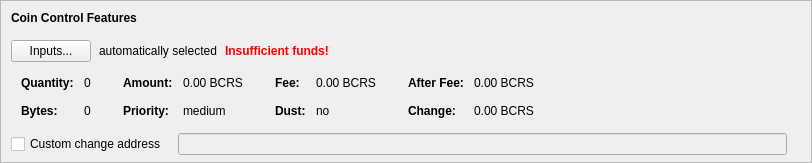
    <widget class="QFrame" name="frameCoinControl">
     <property name="sizePolicy">
      <sizepolicy hsizetype="Expanding" vsizetype="Expanding">
       <horstretch>0</horstretch>
       <verstretch>0</verstretch>
      </sizepolicy>
     </property>
     <property name="maximumSize">
      <size>
       <width>16777215</width>
       <height>16777215</height>
      </size>
     </property>
     <property name="frameShape">
      <enum>QFrame::StyledPanel</enum>
     </property>
     <property name="frameShadow">
      <enum>QFrame::Sunken</enum>
     </property>
     <layout class="QVBoxLayout" name="verticalLayoutCoinControl2">
      <property name="spacing">
       <number>0</number>
      </property>
      <property name="leftMargin">
       <number>0</number>
      </property>
      <property name="topMargin">
       <number>0</number>
      </property>
      <property name="rightMargin">
       <number>0</number>
      </property>
      <property name="bottomMargin">
       <number>6</number>
      </property>
      <item>
       <layout class="QVBoxLayout" name="verticalLayoutCoinControl" stretch="0,0,0,0,1">
        <property name="spacing">
         <number>0</number>
        </property>
        <property name="leftMargin">
         <number>10</number>
        </property>
        <property name="topMargin">
         <number>10</number>
        </property>
        <item>
         <layout class="QHBoxLayout" name="horizontalLayoutCoinControl1">
          <property name="bottomMargin">
           <number>15</number>
          </property>
          <item>
           <widget class="QLabel" name="labelCoinControlFeatures">
            <property name="sizePolicy">
             <sizepolicy hsizetype="Preferred" vsizetype="Maximum">
              <horstretch>0</horstretch>
              <verstretch>0</verstretch>
             </sizepolicy>
            </property>
            <property name="font">
             <font>
              <weight>75</weight>
              <bold>true</bold>
             </font>
            </property>
            <property name="styleSheet">
             <string notr="true">font-weight:bold;</string>
            </property>
            <property name="text">
             <string>Coin Control Features</string>
            </property>
           </widget>
          </item>
         </layout>
        </item>
        <item>
         <layout class="QHBoxLayout" name="horizontalLayoutCoinControl2" stretch="0,0,0,0">
          <property name="spacing">
           <number>8</number>
          </property>
          <property name="bottomMargin">
           <number>10</number>
          </property>
          <item>
           <widget class="QPushButton" name="pushButtonCoinControl">
            <property name="styleSheet">
             <string notr="true"/>
            </property>
            <property name="text">
             <string>Inputs...</string>
            </property>
            <property name="autoDefault">
             <bool>false</bool>
            </property>
           </widget>
          </item>
          <item>
           <widget class="QLabel" name="labelCoinControlAutomaticallySelected">
            <property name="text">
             <string>automatically selected</string>
            </property>
            <property name="margin">
             <number>5</number>
            </property>
           </widget>
          </item>
          <item>
           <widget class="QLabel" name="labelCoinControlInsuffFunds">
            <property name="font">
             <font>
              <weight>75</weight>
              <bold>true</bold>
             </font>
            </property>
            <property name="styleSheet">
             <string notr="true">color:red;font-weight:bold;</string>
            </property>
            <property name="text">
             <string>Insufficient funds!</string>
            </property>
            <property name="margin">
             <number>5</number>
            </property>
           </widget>
          </item>
          <item>
           <spacer name="horizontalSpacerCoinControl">
            <property name="orientation">
             <enum>Qt::Horizontal</enum>
            </property>
            <property name="sizeHint" stdset="0">
             <size>
              <width>40</width>
              <height>1</height>
             </size>
            </property>
           </spacer>
          </item>
         </layout>
        </item>
        <item>
         <widget class="QWidget" name="widgetCoinControl" native="true">
          <property name="sizePolicy">
           <sizepolicy hsizetype="Preferred" vsizetype="Preferred">
            <horstretch>0</horstretch>
            <verstretch>0</verstretch>
           </sizepolicy>
          </property>
          <property name="minimumSize">
           <size>
            <width>0</width>
            <height>0</height>
           </size>
          </property>
          <property name="styleSheet">
           <string notr="true"/>
          </property>
          <layout class="QHBoxLayout" name="horizontalLayoutCoinControl5">
           <property name="leftMargin">
            <number>0</number>
           </property>
           <property name="topMargin">
            <number>0</number>
           </property>
           <property name="rightMargin">
            <number>0</number>
           </property>
           <property name="bottomMargin">
            <number>0</number>
           </property>
           <item>
            <layout class="QHBoxLayout" name="horizontalLayoutCoinControl3" stretch="0,0,0,1">
             <property name="spacing">
              <number>20</number>
             </property>
             <property name="topMargin">
              <number>0</number>
             </property>
             <property name="bottomMargin">
              <number>10</number>
             </property>
             <item>
              <layout class="QFormLayout" name="formLayoutCoinControl1">
               <property name="horizontalSpacing">
                <number>10</number>
               </property>
               <property name="verticalSpacing">
                <number>14</number>
               </property>
               <property name="leftMargin">
                <number>10</number>
               </property>
               <property name="topMargin">
                <number>4</number>
               </property>
               <property name="rightMargin">
                <number>6</number>
               </property>
               <item row="0" column="0">
                <widget class="QLabel" name="labelCoinControlQuantityText">
                 <property name="font">
                  <font>
                   <weight>75</weight>
                   <bold>true</bold>
                  </font>
                 </property>
                 <property name="text">
                  <string>Quantity:</string>
                 </property>
                 <property name="margin">
                  <number>0</number>
                 </property>
                </widget>
               </item>
               <item row="0" column="1">
                <widget class="QLabel" name="labelCoinControlQuantity">
                 <property name="cursor">
                  <cursorShape>IBeamCursor</cursorShape>
                 </property>
                 <property name="contextMenuPolicy">
                  <enum>Qt::ActionsContextMenu</enum>
                 </property>
                 <property name="text">
                  <string notr="true">0</string>
                 </property>
                 <property name="margin">
                  <number>0</number>
                 </property>
                 <property name="textInteractionFlags">
                  <set>Qt::LinksAccessibleByMouse|Qt::TextSelectableByKeyboard|Qt::TextSelectableByMouse</set>
                 </property>
                </widget>
               </item>
               <item row="1" column="0">
                <widget class="QLabel" name="labelCoinControlBytesText">
                 <property name="font">
                  <font>
                   <weight>75</weight>
                   <bold>true</bold>
                  </font>
                 </property>
                 <property name="text">
                  <string>Bytes:</string>
                 </property>
                </widget>
               </item>
               <item row="1" column="1">
                <widget class="QLabel" name="labelCoinControlBytes">
                 <property name="cursor">
                  <cursorShape>IBeamCursor</cursorShape>
                 </property>
                 <property name="contextMenuPolicy">
                  <enum>Qt::ActionsContextMenu</enum>
                 </property>
                 <property name="text">
                  <string notr="true">0</string>
                 </property>
                 <property name="textInteractionFlags">
                  <set>Qt::LinksAccessibleByMouse|Qt::TextSelectableByKeyboard|Qt::TextSelectableByMouse</set>
                 </property>
                </widget>
               </item>
              </layout>
             </item>
             <item>
              <layout class="QFormLayout" name="formLayoutCoinControl2">
               <property name="horizontalSpacing">
                <number>10</number>
               </property>
               <property name="verticalSpacing">
                <number>14</number>
               </property>
               <property name="leftMargin">
                <number>6</number>
               </property>
               <property name="topMargin">
                <number>4</number>
               </property>
               <property name="rightMargin">
                <number>6</number>
               </property>
               <item row="0" column="0">
                <widget class="QLabel" name="labelCoinControlAmountText">
                 <property name="font">
                  <font>
                   <weight>75</weight>
                   <bold>true</bold>
                  </font>
                 </property>
                 <property name="text">
                  <string>Amount:</string>
                 </property>
                 <property name="margin">
                  <number>0</number>
                 </property>
                </widget>
               </item>
               <item row="0" column="1">
                <widget class="QLabel" name="labelCoinControlAmount">
                 <property name="cursor">
                  <cursorShape>IBeamCursor</cursorShape>
                 </property>
                 <property name="contextMenuPolicy">
                  <enum>Qt::ActionsContextMenu</enum>
                 </property>
                 <property name="text">
                  <string notr="true">0.00 BCRS</string>
                 </property>
                 <property name="textInteractionFlags">
                  <set>Qt::LinksAccessibleByMouse|Qt::TextSelectableByKeyboard|Qt::TextSelectableByMouse</set>
                 </property>
                </widget>
               </item>
               <item row="1" column="0">
                <widget class="QLabel" name="labelCoinControlPriorityText">
                 <property name="font">
                  <font>
                   <weight>75</weight>
                   <bold>true</bold>
                  </font>
                 </property>
                 <property name="text">
                  <string>Priority:</string>
                 </property>
                </widget>
               </item>
               <item row="1" column="1">
                <widget class="QLabel" name="labelCoinControlPriority">
                 <property name="cursor">
                  <cursorShape>IBeamCursor</cursorShape>
                 </property>
                 <property name="contextMenuPolicy">
                  <enum>Qt::ActionsContextMenu</enum>
                 </property>
                 <property name="text">
                  <string>medium</string>
                 </property>
                 <property name="textInteractionFlags">
                  <set>Qt::LinksAccessibleByMouse|Qt::TextSelectableByKeyboard|Qt::TextSelectableByMouse</set>
                 </property>
                </widget>
               </item>
              </layout>
             </item>
             <item>
              <layout class="QFormLayout" name="formLayoutCoinControl3">
               <property name="horizontalSpacing">
                <number>10</number>
               </property>
               <property name="verticalSpacing">
                <number>14</number>
               </property>
               <property name="leftMargin">
                <number>6</number>
               </property>
               <property name="topMargin">
                <number>4</number>
               </property>
               <property name="rightMargin">
                <number>6</number>
               </property>
               <item row="0" column="0">
                <widget class="QLabel" name="labelCoinControlFeeText">
                 <property name="font">
                  <font>
                   <weight>75</weight>
                   <bold>true</bold>
                  </font>
                 </property>
                 <property name="text">
                  <string>Fee:</string>
                 </property>
                 <property name="margin">
                  <number>0</number>
                 </property>
                </widget>
               </item>
               <item row="0" column="1">
                <widget class="QLabel" name="labelCoinControlFee">
                 <property name="cursor">
                  <cursorShape>IBeamCursor</cursorShape>
                 </property>
                 <property name="contextMenuPolicy">
                  <enum>Qt::ActionsContextMenu</enum>
                 </property>
                 <property name="text">
                  <string notr="true">0.00 BCRS</string>
                 </property>
                 <property name="textInteractionFlags">
                  <set>Qt::LinksAccessibleByMouse|Qt::TextSelectableByKeyboard|Qt::TextSelectableByMouse</set>
                 </property>
                </widget>
               </item>
               <item row="1" column="0">
                <widget class="QLabel" name="labelCoinControlLowOutputText">
                 <property name="font">
                  <font>
                   <weight>75</weight>
                   <bold>true</bold>
                  </font>
                 </property>
                 <property name="text">
                  <string>Dust:</string>
                 </property>
                </widget>
               </item>
               <item row="1" column="1">
                <widget class="QLabel" name="labelCoinControlLowOutput">
                 <property name="cursor">
                  <cursorShape>IBeamCursor</cursorShape>
                 </property>
                 <property name="contextMenuPolicy">
                  <enum>Qt::ActionsContextMenu</enum>
                 </property>
                 <property name="text">
                  <string>no</string>
                 </property>
                 <property name="textInteractionFlags">
                  <set>Qt::LinksAccessibleByMouse|Qt::TextSelectableByKeyboard|Qt::TextSelectableByMouse</set>
                 </property>
                </widget>
               </item>
              </layout>
             </item>
             <item>
              <layout class="QFormLayout" name="formLayoutCoinControl4">
               <property name="horizontalSpacing">
                <number>10</number>
               </property>
               <property name="verticalSpacing">
                <number>14</number>
               </property>
               <property name="leftMargin">
                <number>6</number>
               </property>
               <property name="topMargin">
                <number>4</number>
               </property>
               <property name="rightMargin">
                <number>6</number>
               </property>
               <item row="0" column="0">
                <widget class="QLabel" name="labelCoinControlAfterFeeText">
                 <property name="font">
                  <font>
                   <weight>75</weight>
                   <bold>true</bold>
                  </font>
                 </property>
                 <property name="text">
                  <string>After Fee:</string>
                 </property>
                 <property name="margin">
                  <number>0</number>
                 </property>
                </widget>
               </item>
               <item row="0" column="1">
                <widget class="QLabel" name="labelCoinControlAfterFee">
                 <property name="cursor">
                  <cursorShape>IBeamCursor</cursorShape>
                 </property>
                 <property name="contextMenuPolicy">
                  <enum>Qt::ActionsContextMenu</enum>
                 </property>
                 <property name="text">
                  <string notr="true">0.00 BCRS</string>
                 </property>
                 <property name="textInteractionFlags">
                  <set>Qt::LinksAccessibleByMouse|Qt::TextSelectableByKeyboard|Qt::TextSelectableByMouse</set>
                 </property>
                </widget>
               </item>
               <item row="1" column="0">
                <widget class="QLabel" name="labelCoinControlChangeText">
                 <property name="font">
                  <font>
                   <weight>75</weight>
                   <bold>true</bold>
                  </font>
                 </property>
                 <property name="text">
                  <string>Change:</string>
                 </property>
                </widget>
               </item>
               <item row="1" column="1">
                <widget class="QLabel" name="labelCoinControlChange">
                 <property name="cursor">
                  <cursorShape>IBeamCursor</cursorShape>
                 </property>
                 <property name="contextMenuPolicy">
                  <enum>Qt::ActionsContextMenu</enum>
                 </property>
                 <property name="text">
                  <string notr="true">0.00 BCRS</string>
                 </property>
                 <property name="textInteractionFlags">
                  <set>Qt::LinksAccessibleByMouse|Qt::TextSelectableByKeyboard|Qt::TextSelectableByMouse</set>
                 </property>
                </widget>
               </item>
              </layout>
             </item>
            </layout>
           </item>
          </layout>
         </widget>
        </item>
        <item>
         <layout class="QHBoxLayout" name="horizontalLayoutCoinControl4" stretch="0,0,0">
          <property name="spacing">
           <number>12</number>
          </property>
          <property name="sizeConstraint">
           <enum>QLayout::SetDefaultConstraint</enum>
          </property>
          <property name="topMargin">
           <number>5</number>
          </property>
          <property name="rightMargin">
           <number>5</number>
          </property>
          <item>
           <widget class="QCheckBox" name="checkBoxCoinControlChange">
            <property name="palette">
             <palette>
              <active>
               <colorrole role="WindowText">
                <brush brushstyle="SolidPattern">
                 <color alpha="255">
                  <red>0</red>
                  <green>0</green>
                  <blue>0</blue>
                 </color>
                </brush>
               </colorrole>
               <colorrole role="Button">
                <brush brushstyle="SolidPattern">
                 <color alpha="255">
                  <red>255</red>
                  <green>255</green>
                  <blue>255</blue>
                 </color>
                </brush>
               </colorrole>
               <colorrole role="Light">
                <brush brushstyle="SolidPattern">
                 <color alpha="255">
                  <red>255</red>
                  <green>255</green>
                  <blue>255</blue>
                 </color>
                </brush>
               </colorrole>
               <colorrole role="Midlight">
                <brush brushstyle="SolidPattern">
                 <color alpha="255">
                  <red>255</red>
                  <green>255</green>
                  <blue>255</blue>
                 </color>
                </brush>
               </colorrole>
               <colorrole role="Dark">
                <brush brushstyle="SolidPattern">
                 <color alpha="255">
                  <red>127</red>
                  <green>127</green>
                  <blue>127</blue>
                 </color>
                </brush>
               </colorrole>
               <colorrole role="Mid">
                <brush brushstyle="SolidPattern">
                 <color alpha="255">
                  <red>170</red>
                  <green>170</green>
                  <blue>170</blue>
                 </color>
                </brush>
               </colorrole>
               <colorrole role="Text">
                <brush brushstyle="SolidPattern">
                 <color alpha="255">
                  <red>0</red>
                  <green>0</green>
                  <blue>0</blue>
                 </color>
                </brush>
               </colorrole>
               <colorrole role="BrightText">
                <brush brushstyle="SolidPattern">
                 <color alpha="255">
                  <red>255</red>
                  <green>255</green>
                  <blue>255</blue>
                 </color>
                </brush>
               </colorrole>
               <colorrole role="ButtonText">
                <brush brushstyle="SolidPattern">
                 <color alpha="255">
                  <red>0</red>
                  <green>0</green>
                  <blue>0</blue>
                 </color>
                </brush>
               </colorrole>
               <colorrole role="Base">
                <brush brushstyle="SolidPattern">
                 <color alpha="255">
                  <red>255</red>
                  <green>255</green>
                  <blue>255</blue>
                 </color>
                </brush>
               </colorrole>
               <colorrole role="Window">
                <brush brushstyle="SolidPattern">
                 <color alpha="255">
                  <red>255</red>
                  <green>255</green>
                  <blue>255</blue>
                 </color>
                </brush>
               </colorrole>
               <colorrole role="Shadow">
                <brush brushstyle="SolidPattern">
                 <color alpha="255">
                  <red>0</red>
                  <green>0</green>
                  <blue>0</blue>
                 </color>
                </brush>
               </colorrole>
               <colorrole role="AlternateBase">
                <brush brushstyle="SolidPattern">
                 <color alpha="255">
                  <red>255</red>
                  <green>255</green>
                  <blue>255</blue>
                 </color>
                </brush>
               </colorrole>
               <colorrole role="ToolTipBase">
                <brush brushstyle="SolidPattern">
                 <color alpha="255">
                  <red>255</red>
                  <green>255</green>
                  <blue>220</blue>
                 </color>
                </brush>
               </colorrole>
               <colorrole role="ToolTipText">
                <brush brushstyle="SolidPattern">
                 <color alpha="255">
                  <red>0</red>
                  <green>0</green>
                  <blue>0</blue>
                 </color>
                </brush>
               </colorrole>
              </active>
              <inactive>
               <colorrole role="WindowText">
                <brush brushstyle="SolidPattern">
                 <color alpha="255">
                  <red>0</red>
                  <green>0</green>
                  <blue>0</blue>
                 </color>
                </brush>
               </colorrole>
               <colorrole role="Button">
                <brush brushstyle="SolidPattern">
                 <color alpha="255">
                  <red>255</red>
                  <green>255</green>
                  <blue>255</blue>
                 </color>
                </brush>
               </colorrole>
               <colorrole role="Light">
                <brush brushstyle="SolidPattern">
                 <color alpha="255">
                  <red>255</red>
                  <green>255</green>
                  <blue>255</blue>
                 </color>
                </brush>
               </colorrole>
               <colorrole role="Midlight">
                <brush brushstyle="SolidPattern">
                 <color alpha="255">
                  <red>255</red>
                  <green>255</green>
                  <blue>255</blue>
                 </color>
                </brush>
               </colorrole>
               <colorrole role="Dark">
                <brush brushstyle="SolidPattern">
                 <color alpha="255">
                  <red>127</red>
                  <green>127</green>
                  <blue>127</blue>
                 </color>
                </brush>
               </colorrole>
               <colorrole role="Mid">
                <brush brushstyle="SolidPattern">
                 <color alpha="255">
                  <red>170</red>
                  <green>170</green>
                  <blue>170</blue>
                 </color>
                </brush>
               </colorrole>
               <colorrole role="Text">
                <brush brushstyle="SolidPattern">
                 <color alpha="255">
                  <red>0</red>
                  <green>0</green>
                  <blue>0</blue>
                 </color>
                </brush>
               </colorrole>
               <colorrole role="BrightText">
                <brush brushstyle="SolidPattern">
                 <color alpha="255">
                  <red>255</red>
                  <green>255</green>
                  <blue>255</blue>
                 </color>
                </brush>
               </colorrole>
               <colorrole role="ButtonText">
                <brush brushstyle="SolidPattern">
                 <color alpha="255">
                  <red>0</red>
                  <green>0</green>
                  <blue>0</blue>
                 </color>
                </brush>
               </colorrole>
               <colorrole role="Base">
                <brush brushstyle="SolidPattern">
                 <color alpha="255">
                  <red>255</red>
                  <green>255</green>
                  <blue>255</blue>
                 </color>
                </brush>
               </colorrole>
               <colorrole role="Window">
                <brush brushstyle="SolidPattern">
                 <color alpha="255">
                  <red>255</red>
                  <green>255</green>
                  <blue>255</blue>
                 </color>
                </brush>
               </colorrole>
               <colorrole role="Shadow">
                <brush brushstyle="SolidPattern">
                 <color alpha="255">
                  <red>0</red>
                  <green>0</green>
                  <blue>0</blue>
                 </color>
                </brush>
               </colorrole>
               <colorrole role="AlternateBase">
                <brush brushstyle="SolidPattern">
                 <color alpha="255">
                  <red>255</red>
                  <green>255</green>
                  <blue>255</blue>
                 </color>
                </brush>
               </colorrole>
               <colorrole role="ToolTipBase">
                <brush brushstyle="SolidPattern">
                 <color alpha="255">
                  <red>255</red>
                  <green>255</green>
                  <blue>220</blue>
                 </color>
                </brush>
               </colorrole>
               <colorrole role="ToolTipText">
                <brush brushstyle="SolidPattern">
                 <color alpha="255">
                  <red>0</red>
                  <green>0</green>
                  <blue>0</blue>
                 </color>
                </brush>
               </colorrole>
              </inactive>
              <disabled>
               <colorrole role="WindowText">
                <brush brushstyle="SolidPattern">
                 <color alpha="255">
                  <red>127</red>
                  <green>127</green>
                  <blue>127</blue>
                 </color>
                </brush>
               </colorrole>
               <colorrole role="Button">
                <brush brushstyle="SolidPattern">
                 <color alpha="255">
                  <red>255</red>
                  <green>255</green>
                  <blue>255</blue>
                 </color>
                </brush>
               </colorrole>
               <colorrole role="Light">
                <brush brushstyle="SolidPattern">
                 <color alpha="255">
                  <red>255</red>
                  <green>255</green>
                  <blue>255</blue>
                 </color>
                </brush>
               </colorrole>
               <colorrole role="Midlight">
                <brush brushstyle="SolidPattern">
                 <color alpha="255">
                  <red>255</red>
                  <green>255</green>
                  <blue>255</blue>
                 </color>
                </brush>
               </colorrole>
               <colorrole role="Dark">
                <brush brushstyle="SolidPattern">
                 <color alpha="255">
                  <red>127</red>
                  <green>127</green>
                  <blue>127</blue>
                 </color>
                </brush>
               </colorrole>
               <colorrole role="Mid">
                <brush brushstyle="SolidPattern">
                 <color alpha="255">
                  <red>170</red>
                  <green>170</green>
                  <blue>170</blue>
                 </color>
                </brush>
               </colorrole>
               <colorrole role="Text">
                <brush brushstyle="SolidPattern">
                 <color alpha="255">
                  <red>127</red>
                  <green>127</green>
                  <blue>127</blue>
                 </color>
                </brush>
               </colorrole>
               <colorrole role="BrightText">
                <brush brushstyle="SolidPattern">
                 <color alpha="255">
                  <red>255</red>
                  <green>255</green>
                  <blue>255</blue>
                 </color>
                </brush>
               </colorrole>
               <colorrole role="ButtonText">
                <brush brushstyle="SolidPattern">
                 <color alpha="255">
                  <red>127</red>
                  <green>127</green>
                  <blue>127</blue>
                 </color>
                </brush>
               </colorrole>
               <colorrole role="Base">
                <brush brushstyle="SolidPattern">
                 <color alpha="255">
                  <red>255</red>
                  <green>255</green>
                  <blue>255</blue>
                 </color>
                </brush>
               </colorrole>
               <colorrole role="Window">
                <brush brushstyle="SolidPattern">
                 <color alpha="255">
                  <red>255</red>
                  <green>255</green>
                  <blue>255</blue>
                 </color>
                </brush>
               </colorrole>
               <colorrole role="Shadow">
                <brush brushstyle="SolidPattern">
                 <color alpha="255">
                  <red>0</red>
                  <green>0</green>
                  <blue>0</blue>
                 </color>
                </brush>
               </colorrole>
               <colorrole role="AlternateBase">
                <brush brushstyle="SolidPattern">
                 <color alpha="255">
                  <red>255</red>
                  <green>255</green>
                  <blue>255</blue>
                 </color>
                </brush>
               </colorrole>
               <colorrole role="ToolTipBase">
                <brush brushstyle="SolidPattern">
                 <color alpha="255">
                  <red>255</red>
                  <green>255</green>
                  <blue>220</blue>
                 </color>
                </brush>
               </colorrole>
               <colorrole role="ToolTipText">
                <brush brushstyle="SolidPattern">
                 <color alpha="255">
                  <red>0</red>
                  <green>0</green>
                  <blue>0</blue>
                 </color>
                </brush>
               </colorrole>
              </disabled>
             </palette>
            </property>
            <property name="toolTip">
             <string>If this is activated, but the change address is empty or invalid, change will be sent to a newly generated address.</string>
            </property>
            <property name="text">
             <string>Custom change address</string>
            </property>
           </widget>
          </item>
          <item>
           <widget class="QValidatedLineEdit" name="lineEditCoinControlChange">
            <property name="enabled">
             <bool>false</bool>
            </property>
            <property name="sizePolicy">
             <sizepolicy hsizetype="Expanding" vsizetype="Fixed">
              <horstretch>0</horstretch>
              <verstretch>0</verstretch>
             </sizepolicy>
            </property>
           </widget>
          </item>
          <item>
           <widget class="QLabel" name="labelCoinControlChangeLabel">
            <property name="sizePolicy">
             <sizepolicy hsizetype="Preferred" vsizetype="Expanding">
              <horstretch>0</horstretch>
              <verstretch>0</verstretch>
             </sizepolicy>
            </property>
            <property name="minimumSize">
             <size>
              <width>0</width>
              <height>0</height>
             </size>
            </property>
            <property name="text">
             <string/>
            </property>
            <property name="margin">
             <number>3</number>
            </property>
           </widget>
          </item>
         </layout>
        </item>
        <item>
         <spacer name="verticalSpacerCoinControl">
          <property name="orientation">
           <enum>Qt::Vertical</enum>
          </property>
          <property name="sizeHint" stdset="0">
           <size>
            <width>800</width>
            <height>1</height>
           </size>
          </property>
         </spacer>
        </item>
       </layout>
      </item>
     </layout>
    </widget>
